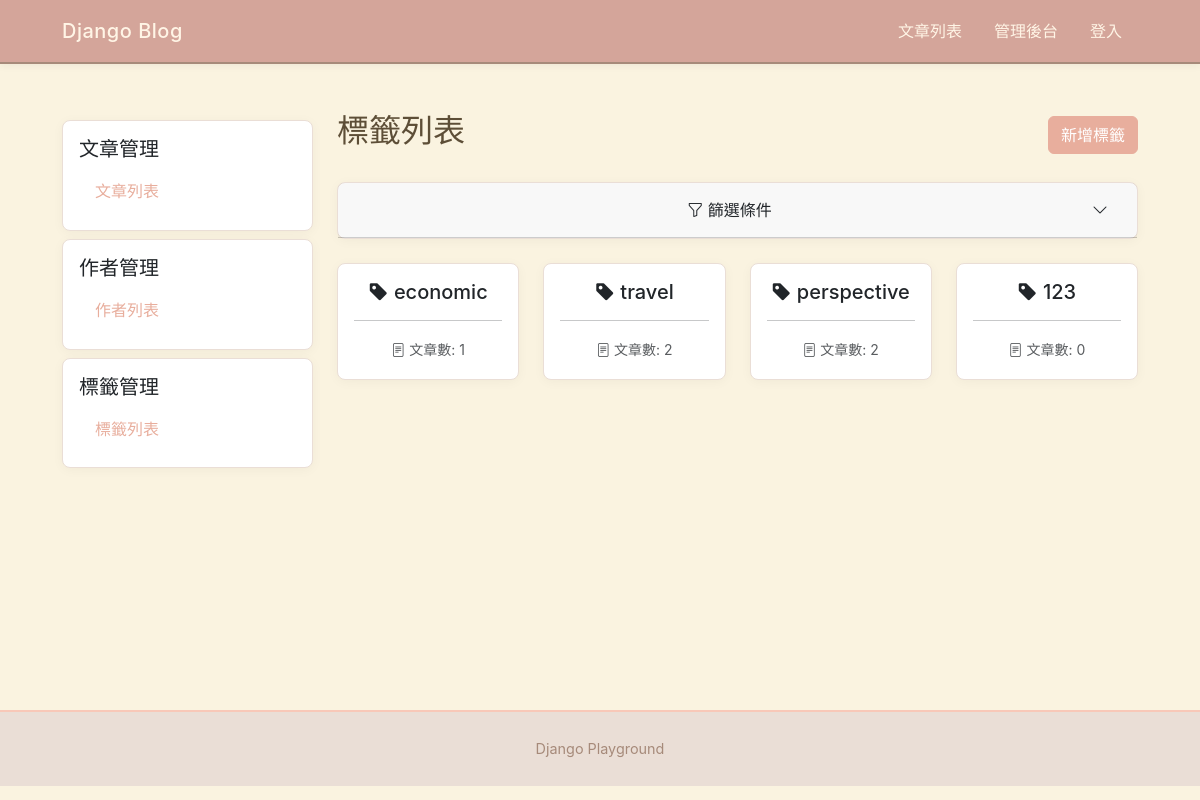
The page /blog/tags/ on the database its author committed.
### blog/models.py (models this page shows, shortened)
class Tag(models.Model):
    name = models.CharField(max_length=50, unique=True)

### blog/views.py (the view)
# urls.py: path("tags/", views.tag_list, name="tag_list"),
def tag_list(request):
    tags_filter = TagFilter(
        request.GET or None,
        queryset=Tag.objects.prefetch_related("articles"),
    )
    return render(request, "blog/tag_list.html", {"filter": tags_filter})

### blog/templates/blog/tag_list.html (shortened to what this page needs)
{% extends "blog/base.html" %}
{% load django_bootstrap5 %}
{% block blog_content %}
   <div class="d-flex justify-content-between align-items-center mb-4">
    <h2>
      標籤列表
    </h2>
    <a href="{% url 'blog:tag_create' %}" class="btn btn-primary">
      新增標籤
    </a>
  </div>
  <div class="card mb-4">
    <div class="card-header">
      <button class="btn btn-link text-decoration-none text-dark w-100"
              type="button"
              data-bs-toggle="collapse"
              data-bs-target="#filterCollapse"
              aria-expanded="false"
              aria-controls="filterCollapse">
        <i class="bi bi-funnel"></i> 篩選條件
        <i class="bi bi-chevron-down float-end"></i>
      </button>
    </div>
  </div>
  <div class="row">
    {% for tag in filter.qs %}
      <div class="col-md-6 col-lg-3 mb-4">
        <div class="card h-100">
          <div class="card-body text-center">
            <h5 class="card-title">
              <i class="bi bi-tag-fill"></i> {{ tag.name }}
            </h5>
            <hr>
            <p class="text-muted small mb-0">
              <i class="bi bi-file-text"></i> 文章數: {{ tag.articles.count }}
            </p>
          </div>
        </div>
      </div>
    {% empty %}
      <div class="col-12">
        <div class="alert alert-info">
          目前沒有標籤
        </div>
      </div>
    {% endfor %}
  </div>
{% endblock blog_content %}

### templates/style.css (style rules this page uses)
:root { --warm-cream: #FAF3E0; --soft-beige: #EADED6; --warm-peach: #F8C8B8; --muted-coral: #E8AE9D; --warm-terracotta: #D4A59A; --soft-brown: #A68A7A; --warm-text: #5D4E37; --light-accent: #FFF5E6; --bs-info: #68b4f8; }
body { background-color: var(--warm-cream); color: var(--warm-text); font-family: -apple-system, BlinkMacSystemFont, "Segoe UI", "Hiragino Sans", "Hiragino Kaku Gothic ProN", "Yu Gothic", sans-serif; line-height: 1.8; }
.card { background-color: white; border: 1px solid var(--soft-beige); border-radius: 8px; box-shadow: 0 2px 12px rgba(0, 0, 0, 0.04); transition: all 0.3s ease; }
.btn-primary { background-color: var(--muted-coral); border-color: var(--muted-coral); color: white; }
a { color: var(--muted-coral); text-decoration: none; }

### rows shown on the page
Tag: name "economic", articles.count "1"
Tag: name "travel", articles.count "2"
Tag: name "perspective", articles.count "2"
Tag: name "123", articles.count "0"

### other values the page prints
{{ title }} "文章管理 作者管理 標籤管理"
{{ name }} "文章列表 作者列表 標籤列表"
